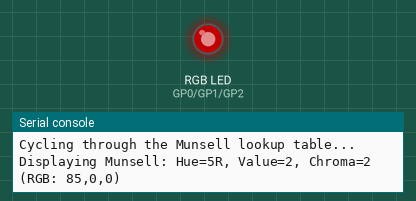
Recording of a program running on a simulated Raspberry Pi Pico running MicroPython. Parts: an RGB LED mixed from three pins (HIGH = lit), the last lines printed to the serial console. Dim RGB values are drawn brighter than linear.

Above: at 0.1 s.
At 4.1 s:
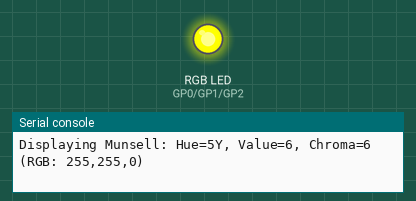
At 9.1 s:
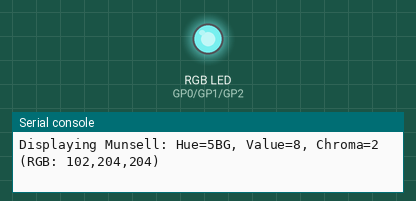
At 18.1 s:
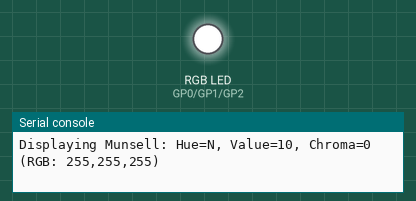
At 26.1 s:
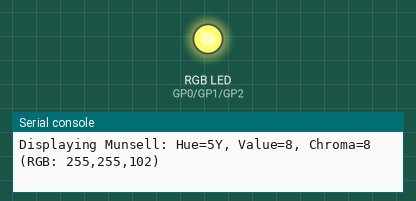
At 33.1 s:
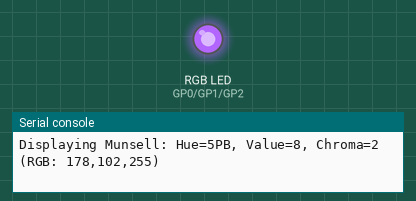
Timing chart, 0 to 40.0 s (numbered marks = the images above):
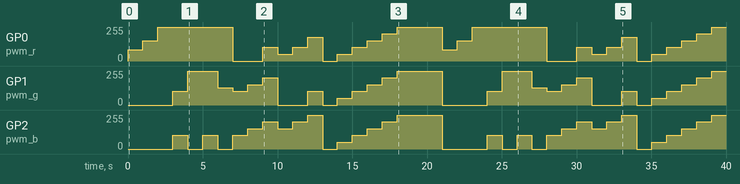

The program:

picoMunsell.py
```python
# This script demonstrates the use of a lookup table for a perceptual color model.
# A simplified Munsell color table is pre-computed and stored here to be
# iterated through, showing how Hue, Value, and Chroma affect the final RGB color.

from machine import Pin, PWM
import time

# --- Hardware Setup ---
# Connect the RGB LED's Red pin to a GPIO pin (e.g., GP0).
# Connect the Green pin to another GPIO pin (e.g., GP1).
# Connect the Blue pin to a third GPIO pin (e.g., GP2).
# Use current-limiting resistors (e.g., 220 Ohm) on each pin.

RED_PIN = 0
GREEN_PIN = 1
BLUE_PIN = 2

pwm_r = PWM(Pin(RED_PIN))
pwm_g = PWM(Pin(GREEN_PIN))
pwm_b = PWM(Pin(BLUE_PIN))
pwm_r.freq(1000)
pwm_g.freq(1000)
pwm_b.freq(1000)

def set_rgb_color(r, g, b):
    """
    Sets the RGB LED color using 8-bit values (0-255).
    """
    pwm_r.duty_u16(r * 257)
    pwm_g.duty_u16(g * 257)
    pwm_b.duty_u16(b * 257)

# --- Munsell Lookup Table ---
# This is a simplified lookup table. The full Munsell system is vast and
# requires specific conditions and a massive dataset. This table is for
# educational purposes and demonstrates how the three dimensions of the
# Munsell color space (Hue, Value, and Chroma) relate to RGB.
# Each entry is a tuple: (Munsell Hue, Munsell Value, Munsell Chroma, R, G, B)

# The following data is a small sample for demonstration.
# The `Munsell` values are simplified representations.
MUNSELL_LOOKUP_TABLE = [
    # Hue: 5R (Red)
    ("5R", 2, 2, 85, 0, 0),       # Dark, low chroma red
    ("5R", 4, 4, 153, 0, 0),      # Medium, medium chroma red
    ("5R", 6, 8, 255, 0, 0),      # Bright, high chroma red
    ("5R", 8, 10, 255, 102, 102), # Very light, high chroma red

    # Hue: 5Y (Yellow)
    ("5Y", 6, 6, 255, 255, 0),    # Bright, high chroma yellow
    ("5Y", 8, 8, 255, 255, 102),  # Lighter, high chroma yellow
    ("5Y", 4, 4, 255, 128, 0),    # Darker, medium chroma yellow (orange-ish)

    # Hue: 5BG (Blue-Green)
    ("5BG", 4, 4, 0, 102, 102),   # Medium, medium chroma blue-green
    ("5BG", 6, 6, 0, 153, 153),   # Lighter, medium chroma blue-green
    ("5BG", 8, 2, 102, 204, 204), # Very light, low chroma blue-green

    # Hue: 5PB (Purple-Blue)
    ("5PB", 4, 4, 51, 0, 153),    # Medium, medium chroma purple-blue
    ("5PB", 6, 6, 102, 0, 204),   # Lighter, medium chroma purple-blue
    ("5PB", 8, 2, 178, 102, 255), # Very light, low chroma purple-blue

    # Neutral Scale (N) - Varying Value
    ("N", 0, 0, 0, 0, 0),         # Black
    ("N", 2, 0, 51, 51, 51),      # Dark gray
    ("N", 4, 0, 102, 102, 102),   # Medium gray
    ("N", 6, 0, 153, 153, 153),   # Light gray
    ("N", 8, 0, 204, 204, 204),   # Very light gray
    ("N", 10, 0, 255, 255, 255),  # White
]


def display_munsell_colors():
    """
    Iterates through the Munsell lookup table and displays each color.
    """
    print("Cycling through the Munsell lookup table...")
    for color in MUNSELL_LOOKUP_TABLE:
        hue, value, chroma, r, g, b = color
        print(f"Displaying Munsell: Hue={hue}, Value={value}, Chroma={chroma} (RGB: {r},{g},{b})")
        set_rgb_color(r, g, b)
        time.sleep(1) # Pause to see each color clearly

def main():
    """
    The main function that orchestrates the color model demonstrations.
    """
    while True:
        display_munsell_colors()
        time.sleep(2) # Pause before repeating the loop

if __name__ == "__main__":
    main()
```

Measured:
- by itself, GP0 (pwm_r): 0/255 → 85/255 at 0.00 s, → 153/255 1.0 s later, → 255/255 1.0 s later, → 0/255 5.0 s later, … (28 changes in this stretch)
- by itself, GP1 (pwm_g): 0/255 → 102/255 at 3.0 s, → 255/255 1.0 s later, → 128/255 2.0 s later, → 102/255 1.0 s later, … (29 changes in this stretch)
- by itself, GP2 (pwm_b): 0/255 → 102/255 at 3.0 s, → 0/255 1.0 s later, → 102/255 1.0 s later, → 0/255 1.0 s later, … (33 changes in this stretch)
